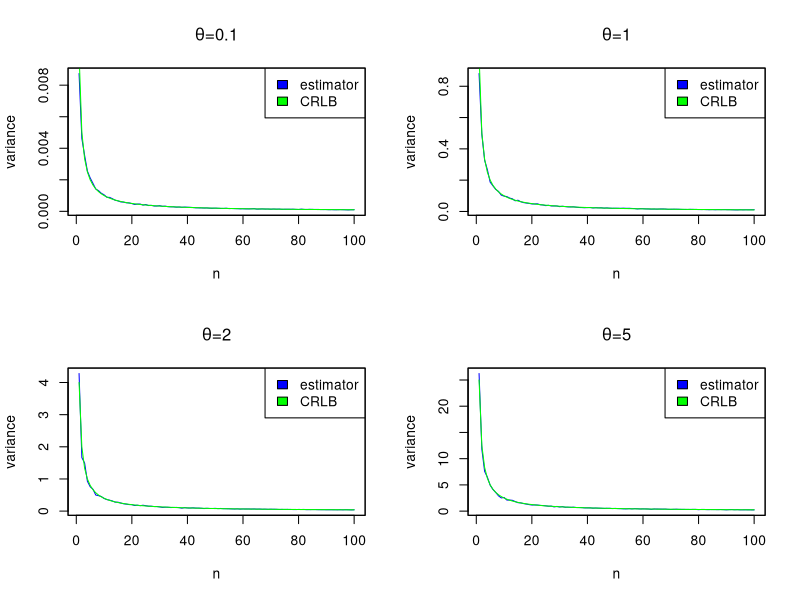
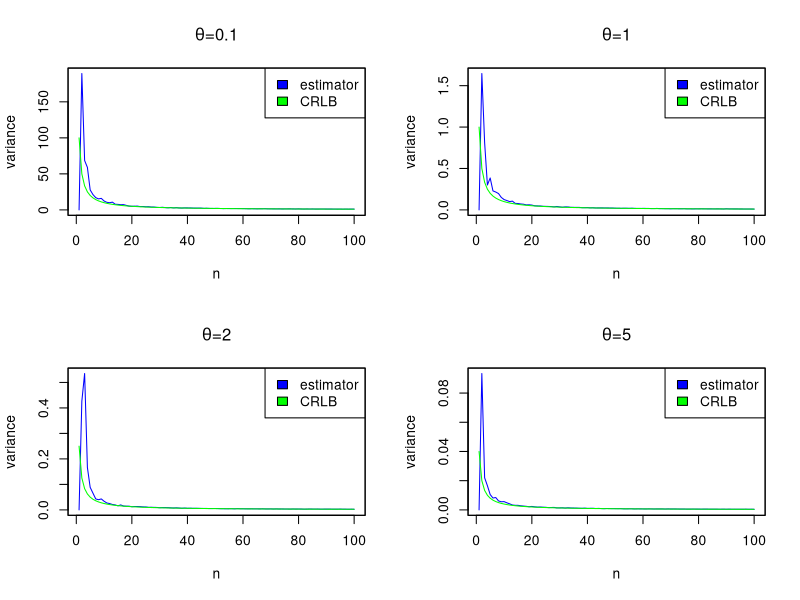
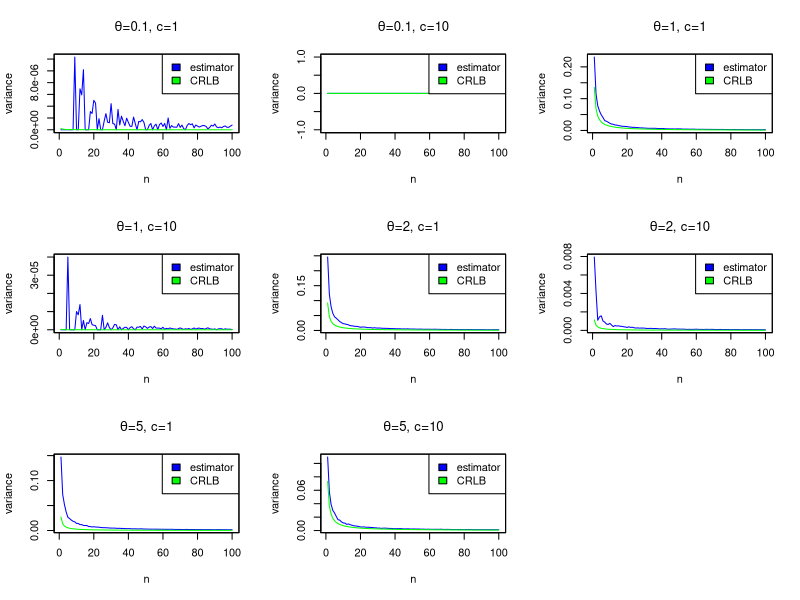

Reproduce these figures in R, in order.
##### a) ##################################################################################################

CRLB = function(sigma, m, c=""){
  if (c==""){
    CRLB1 = sigma^2/m
    CRLB2 = 1/(sigma^2*m)
    CRLB = c(CRLB1,CRLB2)
  }
  if (c!=""){
    CRLB1 = sigma^2/m
    CRLB2 = 1/(sigma^2*m)
    CRLB3 = c^2*exp(-2*c/sigma)/(m*sigma^2)
    CRLB = c(CRLB1,CRLB2,CRLB3)
  }
  return(CRLB)
}

# Compute the Cramer-Rao-Lower-Bound for both Cases: missing or given value of parameter c
# according to results from the pen & paper-tutorial

##### b) ##################################################################################################

estimator = function(x, c=""){
  if (c==""){
    t_1 = mean(x)
    t_2 = (length(x)-1)/sum(x)
    t = c(t_1, t_2)
  }
  if (c!=""){
    t_1 = mean(x)
    t_2 = (length(x)-1)/sum(x)
    t_3 = mean(as.numeric((x>c)))
    t = c(t_1, t_2, t_3)
  }
  return(t)
}

# Evaluate the Estimators for both Cases: missing or given value of parameter c
# according to results from the pen & paper-tutorial

##### c) ##################################################################################################

# Set variables
set.seed(666)
MC=1000 
n=1:100
theta=c(0.1, 1, 2, 5)
c=c(1, 10)

# Loop over the first two estimators
for (i in 1:2){

  # PDF settings  
  path = file.path(getwd(), paste("HA3_stu127762_stu107307_stu107135_stu128161_c", i, ".pdf", sep = ""))
  pdf(file = path)
  par(mfrow = c(2,2))
  
  # Loop over all values of Theta
  for (j in theta){
      y = c()
      
      # Evaluate variance over all n
      for (l in n){
        y[l] = var(replicate(MC, estimator(x = rexp(l, rate = 1/j))[i]))
      }
      
      # Plot Results and CRLB
      plot(n, y, type = "l", col = "blue", xlab = "n", ylab = "variance",
           main = substitute(paste(theta, "=", u), list(u=j)))
      lines(n, matrix(CRLB(sigma = j, m = n),length(n),2)[,i], col = "green")
      legend("topright", legend = c("estimator", "CRLB"), fill = c("blue", "green"))
      box()
  }
  dev.off()
}

# Different PDF settings for the third estimator
path = file.path(getwd(), paste("HA3_stu127762_stu107307_stu107135_stu128161_c", "3", ".pdf", sep = ""))
pdf(file = path)
par(mfrow = c(3,3))

  # Loop over all values of theta
  for (j in theta){
    
    # Loop over all values of c
    for(k in c){
    y = c()
      
      # Compute variance over all n
      for (l in n){
        y[l] = var(replicate(MC, estimator(x = rexp(l, rate = 1/j), c = k)[3]))
      }
 
    # Plot Results and CRLB
    plot(n,y, type = "l", col = "blue", xlab = "n", ylab = "variance",
       main = substitute(paste(theta, "=", u, ", c=", v), list(u=j, v=k)))
  lines(n, matrix(CRLB(sigma = j, m = n, k),length(n),3)[,3], col = "green")
  legend("topright", legend = c("estimator", "CRLB"), fill = c("blue", "green"))
  box()
  }
}
dev.off()

##### d) ##################################################################################################

# According to the plots we can see that the Cramer-Rao inequality holds.
# Estimator 1 and 2 both reach the CRLB for all values of Theta, where for Estimator 1
# A lower value of Theta leads to a faster convergence and for Estimator 2 a bigger Value of Theta 
# leads to a faster convergence.
# For Estimator 3 and c=1 we see that the CRLB is reached and a higher value of Theta leads to a slower
# convergence rate. for c=10 with the seed we set and Theta=0.1 we don't see results for var(p(X > c)).
# For bigger Values of Theta we again see that a higher value of Theta leads to a slower convergence.
# In comparison a higher value of c leads to a faster convergence to the CRLB.